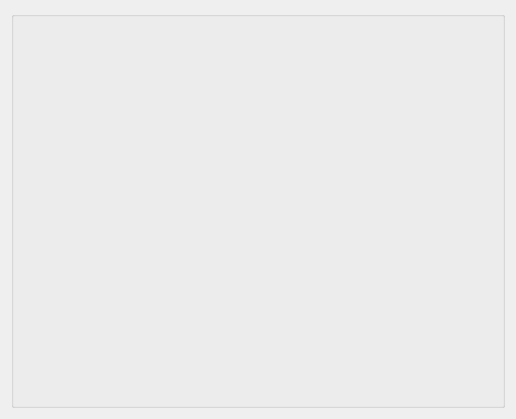
<?xml version="1.0" encoding="UTF-8"?>
<ui version="4.0">
 <class>showImageDialog1</class>
 <widget class="QDialog" name="showImageDialog1">
  <property name="geometry">
   <rect>
    <x>0</x>
    <y>0</y>
    <width>516</width>
    <height>419</height>
   </rect>
  </property>
  <property name="windowTitle">
   <string>图片</string>
  </property>
  <layout class="QHBoxLayout" name="horizontalLayout">
   <item>
    <widget class="QGroupBox" name="groupBox">
     <property name="title">
      <string/>
     </property>
     <layout class="QVBoxLayout" name="verticalLayout_3">
      <item>
       <widget class="ShowImgWidget" name="widget" native="true"/>
      </item>
     </layout>
    </widget>
   </item>
  </layout>
 </widget>
 <layoutdefault spacing="6" margin="11"/>
 <customwidgets>
  <customwidget>
   <class>ShowImgWidget</class>
   <extends>QWidget</extends>
   <header>showimage.showimgwidget</header>
   <container>1</container>
  </customwidget>
 </customwidgets>
 <resources/>
 <connections/>
</ui>
